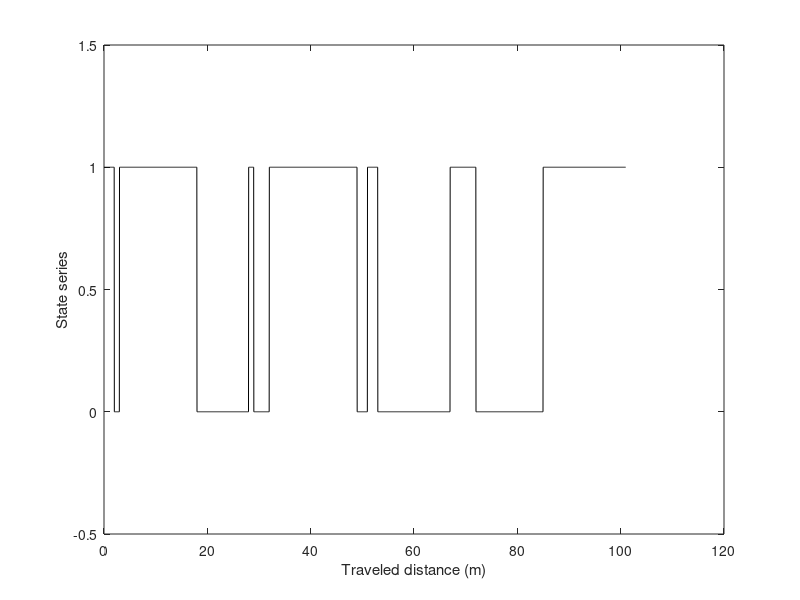
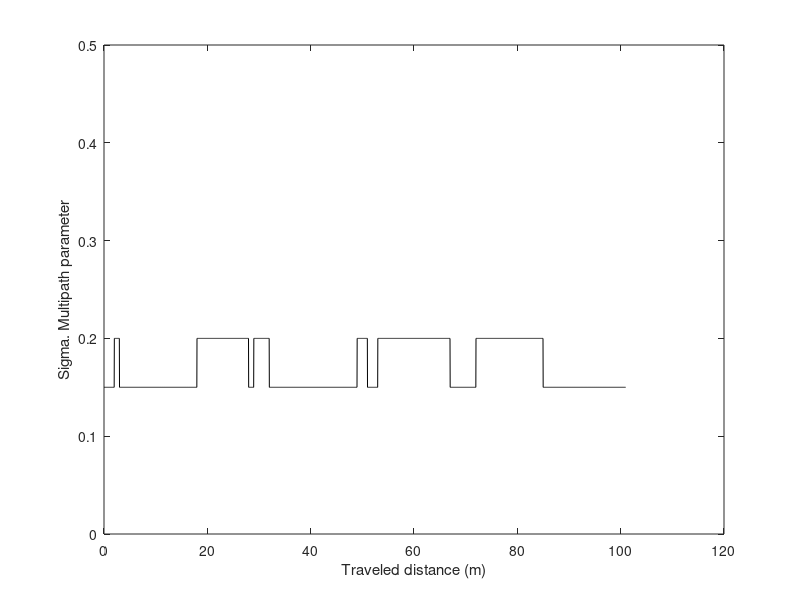
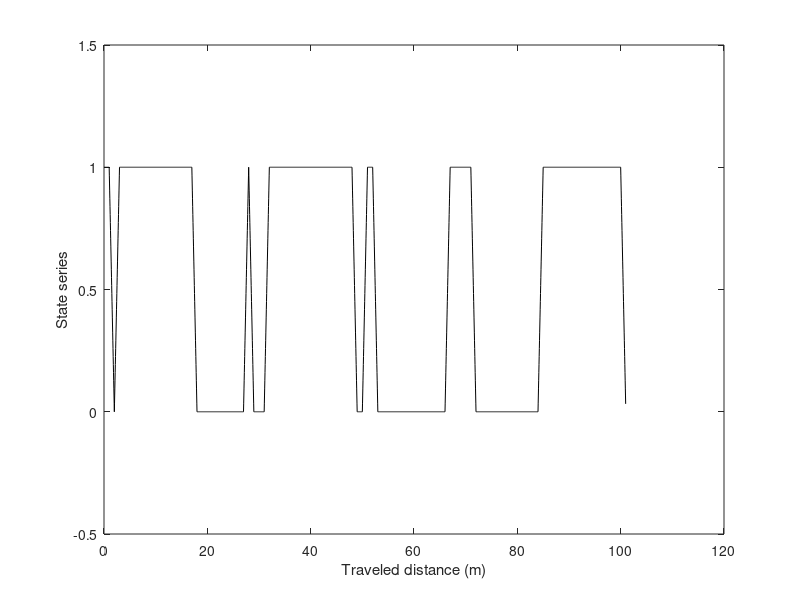
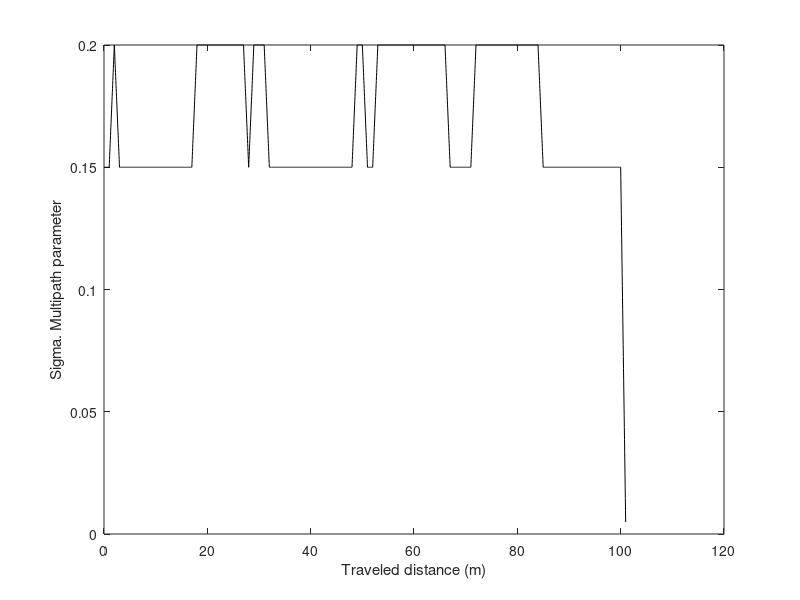

The MATLAB source for these figures, in order: (Note: this script raises an error after producing the figures.)
%
% project91
%
% =======================================================================
clear
close all
clc
% =======================================================================
fMHz=1540;         % frequency in MHz
LFrame=1;          % min duration of one state in m 

RouteLength=100;   % Simulated route length in m
lambdac=300/fMHz;  % wavelength in m
F=6;               % Sampling fraction of wavelength
% =======================================================================
sigmaRayl=0.2;     % Sigma Rayleigh 
sigmaRice=0.15     % Sigma Rice
aR=1;            % a Rice             
ds=lambdac/F;    % sampling spacing

InterpRate=round(LFrame/ds);
ds=LFrame/InterpRate  % change slightly ds so that LFrame is a multiple of the new ds

% ======================================================================
% 
 fs=1/ds;       % sampling frequency in cycles/m 
 
% =============== Butterworth filter parameters =========================
Wp=0.09;        
Ws=0.16;
Rp=3; %dB
Rs=50; %dB

% =======================================================================
% Markov channel parameters
 P=[0.95 0.05
    0.1  0.9];

% ========================================================================

CurrentState=1;
StateSeries=[CurrentState];
d_axis=[0];
SigmaSeries=[sigmaRice];        % because CurrentState = 1

NoDraws=round(RouteLength/LFrame);

for ii=1:NoDraws
    drawState=rand(1,1);
    if CurrentState ==1,
        if  drawState<=P(1,1),
            StateSeries=[StateSeries; 1];
            SigmaSeries=[SigmaSeries; sigmaRice];
            d_axis=[d_axis; ii];
            CurrentState=1;
        else
            StateSeries=[StateSeries; 0];
            d_axis=[d_axis; ii];
            SigmaSeries=[SigmaSeries; sigmaRayl];
            CurrentState=0;
        end
    else
        if  drawState<=P(2,1),
            StateSeries=[StateSeries; 1];
            SigmaSeries=[SigmaSeries; sigmaRice];
            d_axis=[d_axis; ii];
            CurrentState=1;
        else
            StateSeries=[StateSeries; 0];
            SigmaSeries=[SigmaSeries; sigmaRayl];
            d_axis=[d_axis; ii];
            CurrentState=0;
        end
    end
end
d_axis=d_axis*LFrame;            % convert axis from samples to meters

% figure,plot(d_axis,StateSeries)
% aa=axis;
% axis([aa(1) aa(2) -0.5 1.5])

% figure,plot(d_axis,SigmaSeries)

% =======================================================================

% Change sampling rate to fraction F of the wavelength

InterpStateSeries=[];
InterpSigmaSeries=[];
for ii=1:length(StateSeries)
    if StateSeries(ii)==0, 
        InterpStateSeries=[InterpStateSeries; StateSeries(ii); zeros(InterpRate-1,1)];
        InterpSigmaSeries=[InterpSigmaSeries; ones(InterpRate,1)*sigmaRayl];
    else
        InterpStateSeries=[InterpStateSeries; StateSeries(ii); ones(InterpRate-1,1)];
        InterpSigmaSeries=[InterpSigmaSeries; ones(InterpRate,1)*sigmaRice];
    end
end

d_axisInterp=[0:length(InterpStateSeries)-1]*ds;
figure,plot(d_axisInterp,InterpStateSeries,'k') 
aa=axis;
axis([aa(1) aa(2) -0.5 1.5])
xlabel('Traveled distance (m)')
ylabel('State series')

figure,plot(d_axisInterp,InterpSigmaSeries,'k') 
xlabel('Traveled distance (m)')
ylabel('Sigma. Multipath parameter')
aa=axis;
axis([aa(1) aa(2) 0.0 0.5])


% Running mean low-pass filtering ===================================================

lengthwindow=InterpRate;       % Samples per state frame
averagingwindow=ones(lengthwindow,1)/lengthwindow;
FiltInterpStateSeries=conv(averagingwindow,InterpStateSeries);
FiltInterpSigmaSeries=conv(averagingwindow,InterpSigmaSeries);

FiltInterpStateSeries=FiltInterpStateSeries(lengthwindow:end);   % discard samples after convolution 
FiltInterpSigmaSeries=FiltInterpSigmaSeries(lengthwindow:end);   % discard samples after convolution 

figure, plot(d_axisInterp,FiltInterpStateSeries,'k')
aa=axis;
axis([aa(1) aa(2) -0.5 1.5])
xlabel('Traveled distance (m)')
ylabel('State series')

figure, plot(d_axisInterp,FiltInterpSigmaSeries,'k')
xlabel('Traveled distance (m)')
ylabel('Sigma. Multipath parameter')

% =======================================================================
% GENERATE FAST VARIATIONS

r=rayleigh(FiltInterpSigmaSeries,length(FiltInterpStateSeries));

% ===============  Filtered Rayliegh series ========================

[rFilt, B, A]=filtersignal(r,Wp,Ws,Rp,Rs);
[H,fre]=freqz(B,A,512,fs);      % For computing the filter's gain 
% Calculation of filter gain
     [h,T]=impz(B,A);
     gainF=sqrt(sum(h.^2));
     rFilt=rFilt/gainF;
% ........go on .........

figure,plot(d_axisInterp,20*log10(abs(rFilt)),'k')
aa=axis;
axis([aa(1) aa(2) -50 10])
xlabel('Traveled distance (m)')
ylabel('Multipath signal level (dB)')

% =============== Filter resposne ========================================

[H,fre]=freqz(B,A,512,fs);

figure, plot(fre,20*log10(abs(H)),'k')
xlabel('Frequency (Cycles/m)')
ylabel('Magnitude of filter response (dB)')
auxx=axis;
axis([0 fs/2 auxx(3) 0])
grid

% ========================================================================
TotalSeries=abs(FiltInterpStateSeries+r);
figure,plot(d_axisInterp,TotalSeries,'k')
aa=axis;
axis([aa(1) aa(2) -0.5 1.5])
xlabel('Traveled distance (m)')
ylabel('Overall signal (lin. units)')

figure,plot(d_axisInterp,20*log10(TotalSeries),'k')
xlabel('Traveled distance (m)')
ylabel('Overall signal level (dB)')

 
